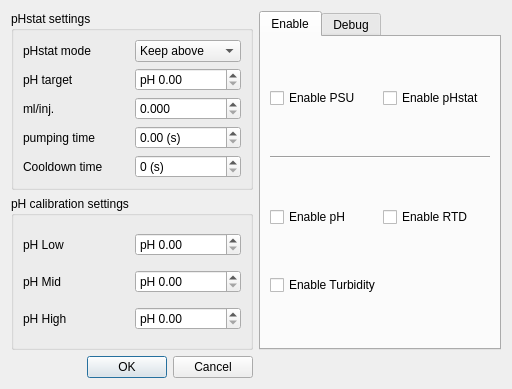
<?xml version="1.0" encoding="UTF-8"?>
<ui version="4.0">
 <class>Startup_settings_dialog</class>
 <widget class="QDialog" name="Startup_settings_dialog">
  <property name="geometry">
   <rect>
    <x>0</x>
    <y>0</y>
    <width>512</width>
    <height>389</height>
   </rect>
  </property>
  <property name="windowTitle">
   <string>Setting Options</string>
  </property>
  <layout class="QGridLayout" name="gridLayout">
   <item row="0" column="0">
    <widget class="QGroupBox" name="groupBox">
     <property name="title">
      <string>pHstat settings</string>
     </property>
     <layout class="QGridLayout" name="gridLayout_2">
      <item row="0" column="1">
       <widget class="QComboBox" name="cb_cfg_pHstatmode">
        <item>
         <property name="text">
          <string>Keep above</string>
         </property>
        </item>
        <item>
         <property name="text">
          <string>Keep below</string>
         </property>
        </item>
       </widget>
      </item>
      <item row="0" column="0">
       <widget class="QLabel" name="lb_cfg_pHstat_mode">
        <property name="text">
         <string>pHstat mode</string>
        </property>
       </widget>
      </item>
      <item row="1" column="0">
       <widget class="QLabel" name="lb_cfg_pH_target">
        <property name="text">
         <string>pH target</string>
        </property>
       </widget>
      </item>
      <item row="2" column="0">
       <widget class="QLabel" name="lb_cfg_pump_ml_per_cycle">
        <property name="text">
         <string>ml/inj.</string>
        </property>
       </widget>
      </item>
      <item row="1" column="1">
       <widget class="QDoubleSpinBox" name="ds_cfg_pHtarget">
        <property name="prefix">
         <string>pH </string>
        </property>
        <property name="suffix">
         <string/>
        </property>
        <property name="singleStep">
         <double>0.010000000000000</double>
        </property>
       </widget>
      </item>
      <item row="2" column="1">
       <widget class="QDoubleSpinBox" name="ds_cfg_pump_ml">
        <property name="decimals">
         <number>3</number>
        </property>
        <property name="singleStep">
         <double>0.001000000000000</double>
        </property>
       </widget>
      </item>
      <item row="3" column="1">
       <widget class="QDoubleSpinBox" name="ds_cfg_pump_time">
        <property name="suffix">
         <string> (s)</string>
        </property>
        <property name="singleStep">
         <double>0.010000000000000</double>
        </property>
       </widget>
      </item>
      <item row="4" column="0">
       <widget class="QLabel" name="lb_cfg_cooldown">
        <property name="text">
         <string>Cooldown time</string>
        </property>
       </widget>
      </item>
      <item row="3" column="0">
       <widget class="QLabel" name="lb_cfg_pump_time_per_cycle">
        <property name="text">
         <string>pumping time</string>
        </property>
       </widget>
      </item>
      <item row="4" column="1">
       <widget class="QSpinBox" name="sp_cfg_cooldown">
        <property name="suffix">
         <string> (s)</string>
        </property>
        <property name="prefix">
         <string/>
        </property>
       </widget>
      </item>
     </layout>
    </widget>
   </item>
   <item row="1" column="0">
    <widget class="QGroupBox" name="groupBox_2">
     <property name="title">
      <string>pH calibration settings</string>
     </property>
     <layout class="QGridLayout" name="gridLayout_3">
      <item row="0" column="1">
       <widget class="QDoubleSpinBox" name="ds_cfg_pH_low">
        <property name="prefix">
         <string>pH </string>
        </property>
        <property name="maximum">
         <double>14.000000000000000</double>
        </property>
        <property name="singleStep">
         <double>0.010000000000000</double>
        </property>
       </widget>
      </item>
      <item row="0" column="0">
       <widget class="QLabel" name="lb_cfg_pH_low">
        <property name="text">
         <string>pH Low</string>
        </property>
       </widget>
      </item>
      <item row="2" column="0">
       <widget class="QLabel" name="lb_cfg_pH_high">
        <property name="text">
         <string>pH High</string>
        </property>
       </widget>
      </item>
      <item row="1" column="0">
       <widget class="QLabel" name="lb_cfg_pH_mid">
        <property name="text">
         <string>pH Mid</string>
        </property>
       </widget>
      </item>
      <item row="1" column="1">
       <widget class="QDoubleSpinBox" name="ds_cfg_pH_mid">
        <property name="prefix">
         <string>pH </string>
        </property>
        <property name="maximum">
         <double>14.000000000000000</double>
        </property>
        <property name="singleStep">
         <double>0.010000000000000</double>
        </property>
       </widget>
      </item>
      <item row="2" column="1">
       <widget class="QDoubleSpinBox" name="ds_cfg_pH_high">
        <property name="prefix">
         <string>pH </string>
        </property>
        <property name="maximum">
         <double>14.000000000000000</double>
        </property>
        <property name="singleStep">
         <double>0.010000000000000</double>
        </property>
       </widget>
      </item>
     </layout>
    </widget>
   </item>
   <item row="3" column="0">
    <widget class="QDialogButtonBox" name="buttonBox">
     <property name="orientation">
      <enum>Qt::Horizontal</enum>
     </property>
     <property name="standardButtons">
      <set>QDialogButtonBox::Cancel|QDialogButtonBox::Ok</set>
     </property>
    </widget>
   </item>
   <item row="0" column="1" rowspan="2">
    <widget class="QTabWidget" name="tabWidget_3">
     <property name="toolTip">
      <string/>
     </property>
     <property name="currentIndex">
      <number>0</number>
     </property>
     <widget class="QWidget" name="tabWidget_3Page1" native="true">
      <attribute name="title">
       <string>Enable</string>
      </attribute>
      <attribute name="toolTip">
       <string>Will enable/disable from program</string>
      </attribute>
      <layout class="QGridLayout" name="gridLayout_4">
       <item row="1" column="0" colspan="2">
        <widget class="Line" name="line">
         <property name="orientation">
          <enum>Qt::Horizontal</enum>
         </property>
        </widget>
       </item>
       <item row="0" column="0">
        <widget class="QCheckBox" name="cb_enable_psu">
         <property name="text">
          <string>Enable PSU</string>
         </property>
        </widget>
       </item>
       <item row="2" column="1">
        <widget class="QCheckBox" name="cb_enable_temp_sensor">
         <property name="text">
          <string>Enable RTD</string>
         </property>
        </widget>
       </item>
       <item row="0" column="1">
        <widget class="QCheckBox" name="cb_enable_phstat">
         <property name="text">
          <string>Enable pHstat </string>
         </property>
        </widget>
       </item>
       <item row="2" column="0">
        <widget class="QCheckBox" name="cb_enable_ph_sensor">
         <property name="text">
          <string>Enable pH</string>
         </property>
        </widget>
       </item>
       <item row="3" column="0" colspan="2">
        <widget class="QCheckBox" name="cb_enable_turbidity_sensor">
         <property name="text">
          <string>Enable Turbidity</string>
         </property>
        </widget>
       </item>
      </layout>
     </widget>
     <widget class="QWidget" name="tab">
      <attribute name="title">
       <string>Debug</string>
      </attribute>
      <attribute name="toolTip">
       <string>Will enable/disable debug mode</string>
      </attribute>
      <layout class="QGridLayout" name="gridLayout_5">
       <item row="2" column="0">
        <widget class="QCheckBox" name="cb_debug_PSU">
         <property name="text">
          <string>PSU</string>
         </property>
        </widget>
       </item>
       <item row="2" column="1">
        <widget class="QCheckBox" name="cb_debug_pHstat">
         <property name="text">
          <string>pHstat</string>
         </property>
        </widget>
       </item>
       <item row="4" column="0" colspan="2">
        <widget class="Line" name="line_2">
         <property name="orientation">
          <enum>Qt::Horizontal</enum>
         </property>
        </widget>
       </item>
       <item row="5" column="0">
        <widget class="QCheckBox" name="cb_debug_pH">
         <property name="text">
          <string>pH</string>
         </property>
        </widget>
       </item>
       <item row="5" column="1">
        <widget class="QCheckBox" name="cb_debug_RTD">
         <property name="text">
          <string>RTD</string>
         </property>
        </widget>
       </item>
       <item row="1" column="0" colspan="2">
        <widget class="Line" name="line_3">
         <property name="orientation">
          <enum>Qt::Horizontal</enum>
         </property>
        </widget>
       </item>
       <item row="6" column="0" colspan="2">
        <widget class="QCheckBox" name="cb_debug_turbidity">
         <property name="text">
          <string>Turbidity</string>
         </property>
        </widget>
       </item>
       <item row="0" column="0" colspan="2">
        <widget class="QCheckBox" name="cb_debug_mode">
         <property name="text">
          <string>General debug_mode</string>
         </property>
        </widget>
       </item>
      </layout>
     </widget>
    </widget>
   </item>
  </layout>
 </widget>
 <resources/>
 <connections>
  <connection>
   <sender>buttonBox</sender>
   <signal>accepted()</signal>
   <receiver>Startup_settings_dialog</receiver>
   <slot>accept()</slot>
   <hints>
    <hint type="sourcelabel">
     <x>248</x>
     <y>254</y>
    </hint>
    <hint type="destinationlabel">
     <x>157</x>
     <y>274</y>
    </hint>
   </hints>
  </connection>
  <connection>
   <sender>buttonBox</sender>
   <signal>rejected()</signal>
   <receiver>Startup_settings_dialog</receiver>
   <slot>reject()</slot>
   <hints>
    <hint type="sourcelabel">
     <x>316</x>
     <y>260</y>
    </hint>
    <hint type="destinationlabel">
     <x>286</x>
     <y>274</y>
    </hint>
   </hints>
  </connection>
 </connections>
</ui>
